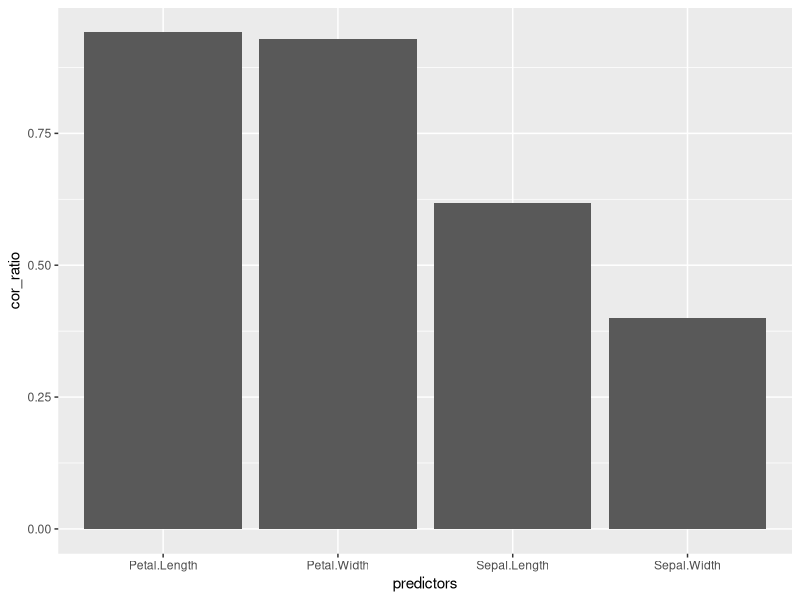
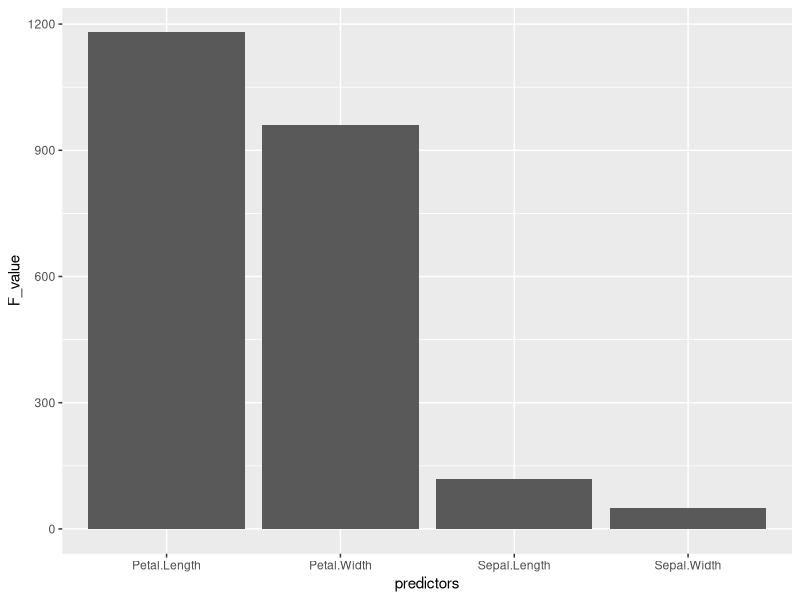
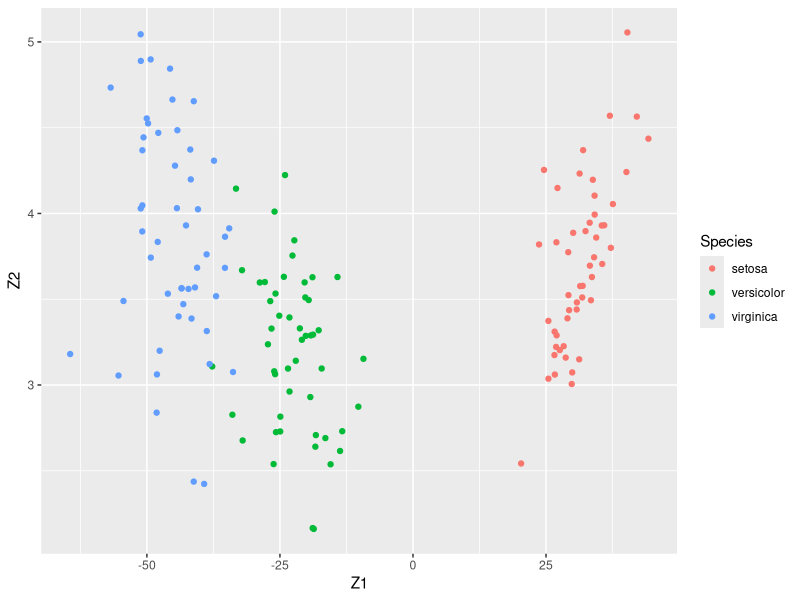
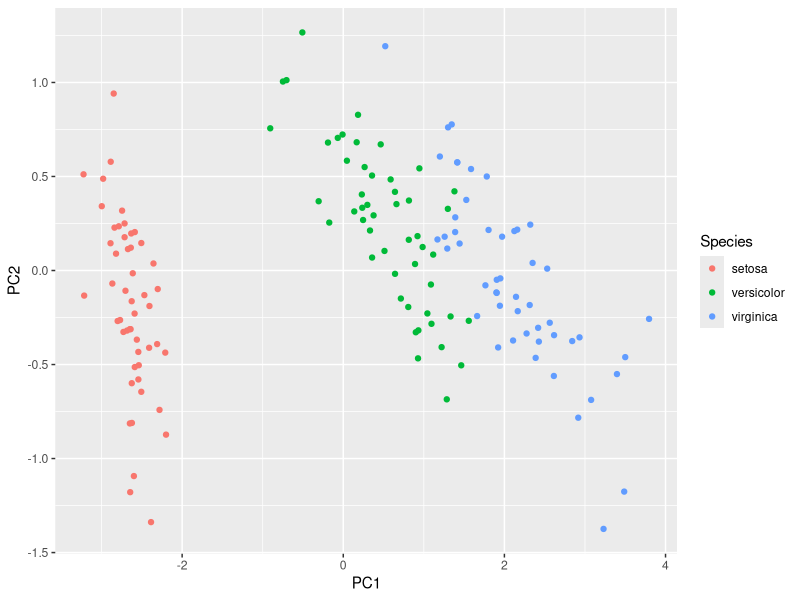

Generate these figures, in order, with R:
## ---- chunk 1
tss <- function(x) {
  sum((x - mean(x))^2)
}

tss(iris$Sepal.Length)

bss <- function(x, y) {
  if (length(x) != length(y)) {
    stop("length of x and y must be same!")
  }
  
  y <- factor(y)
  K <- levels(y)
  bss <- numeric(length(K))
  for (i in 1:length(K)) {
    index <- y == K[i]
    n <- sum(index)
    bss[i] <- n * (mean(x[index]) - mean(x))^2
  }
  sum(bss)
}

bss(iris$Sepal.Length, iris$Species)

wss <- function(x, y) {
  if (length(x) != length(y)) {
    stop("length of x and y must be same!")
  }
  
  y <- factor(y)
  K <- levels(y)
  wss <- numeric(length(K))
  for (i in 1:length(K)) {
    index <- y == K[i]
    wss[i] <- sum((x[index] - mean(x[index]))^2)
  }
  
  sum(wss)
}

wss(iris$Sepal.Length, iris$Species)
## ---- chunk 2
cor_ratio <- function(x, y) {
  bss(x, y) / tss(x)
}

cor_ratio(iris$Sepal.Length, iris$Species)

F_ratio <- function(x, y) {
  y <- factor(y)
  K <- levels(y)
  
  bss(x, y) / wss(x, y) * (length(x) - length(K)) / (length(K) - 1) 
}

F_ratio(iris$Sepal.Length, iris$Species)
## ---- chunk 3
y <- iris$Species
eta_square <- numeric(4)

for (i in 1:4) {
  x <- iris[, i]
  eta_square[i] <- cor_ratio(x, y)
}

dat <- data.frame(
  predictors = names(iris)[-5],
  cor_ratio = eta_square,
  rank = rank(eta_square)
)

library(ggplot2)
ggplot(dat, aes(x = predictors, y = cor_ratio)) +
  geom_bar(stat = "identity")
## ---- chunk 4
y <- iris$Species
F_value <- numeric(4)

for (i in 1:4) {
  x <- iris[, i]
  F_value[i] <- F_ratio(x, y)
}

dat <- data.frame(
  predictors = names(iris)[-5],
  cor_ratio = F_value,
  rank = rank(eta_square)
)

ggplot(dat, aes(x = predictors, y = F_value)) +
  geom_bar(stat = "identity")
## ---- chunk 5
total_variance <- function(X) {
  p <- dim(X)[2]
  n <- dim(X)[1]
  mat <- matrix(0, nrow = p, ncol = p)
  
  for (i in 1:p) {
    for (j in 1:p) {
      mat[i, j] <- t(X[, i] - mean(X[, i])) %*% (X[, j] - mean(X[, j]))
    }
  }
  
  mat / (n - 1)
}

total_variance(iris[, 1:4])

var(iris[, 1:4])

between_variance <- function(X, y) {
  p <- dim(X)[2]
  n <- dim(X)[1]
  y <- factor(y)
  K <- levels(y)
  arr <- array(0, c(p, p, length(K)))
  
  for (k in 1:length(K)) {
    for (i in 1:p) {
      for (j in 1:p) {
        index <- y == K[k]
        arr[i, j, k] <- (mean(X[index, i]) - mean(X[, i])) * 
          (mean(X[index, j]) - mean(X[, j])) * sum(index)
      }
    }
  }
  
  mat <- matrix(0, nrow = dim(arr)[1], ncol = dim(arr)[2])
  
  for (k in 1:dim(arr)[3]) {
    mat <- mat + arr[, , k]
  }
  
  mat / (n - 1)
}

between_variance(iris[, 1:4], iris$Species)

within_variance <- function(X, y) {
  n <- dim(X)[1]
  p <- dim(X)[2]
  y <- factor(y)
  K <- levels(y)
  arr <- array(0, c(p, p, length(K)))
  
  for (k in 1:length(K)) {
    for (i in 1:p) {
      for (j in 1:p) {
        index <- y == K[k]
        arr[i, j, k] <- t(X[index, i] - mean(X[index, i])) %*% (X[index, j] - mean(X[index, j]))
      }
    }
  }
  
  mat <- matrix(0, nrow = p, ncol = p)
  
  for (k in 1:dim(arr)[3]) {
    mat <- mat + arr[, , k]
  }
  
  mat / (n - 1)
}

within_variance(iris[, 1:4], iris$Species)

Viris <- total_variance(iris[, 1:4])
Viris

Biris <- between_variance(iris[ ,1:4], iris$Species)
Wiris <- within_variance(iris[ ,1:4], iris$Species)
Biris + Wiris
## ---- chunk 6
p <- dim(iris)[2] - 1
n <- dim(iris)[1]
y <- iris$Species
K <- levels(y)
C <- matrix(0, nrow = p, ncol = length(K))

for (j in 1:p) {
  for (k in 1:length(K)) {
    index <- y == K[k]
    C[j, k] = sqrt(sum(index) / (n - 1)) * (mean(iris[index, j]) - mean(iris[, j]))
  }
}

# compare to Biris
C %*% t(C)
Biris

EVD <- eigen(t(C) %*% solve(Wiris) %*% C)

w <- EVD$vectors

u <- solve(Wiris) %*% C %*% w
u

X <- as.matrix(iris[, 1:4])
Z <- X %*% u

dat <- data.frame(Z)
names(dat) <- paste0("Z", 1:3)
dat$Species <- iris$Species

ggplot(dat) +
  geom_point(aes(x = Z1, y = Z2, col = Species))


# PCA
pca <- prcomp(iris[, 1:4])
PCs <- pca$x

dat <- data.frame(PCs)
dat$Species <- iris$Species

ggplot(dat) +
  geom_point(aes(x = PC1, y = PC2, col = Species))
